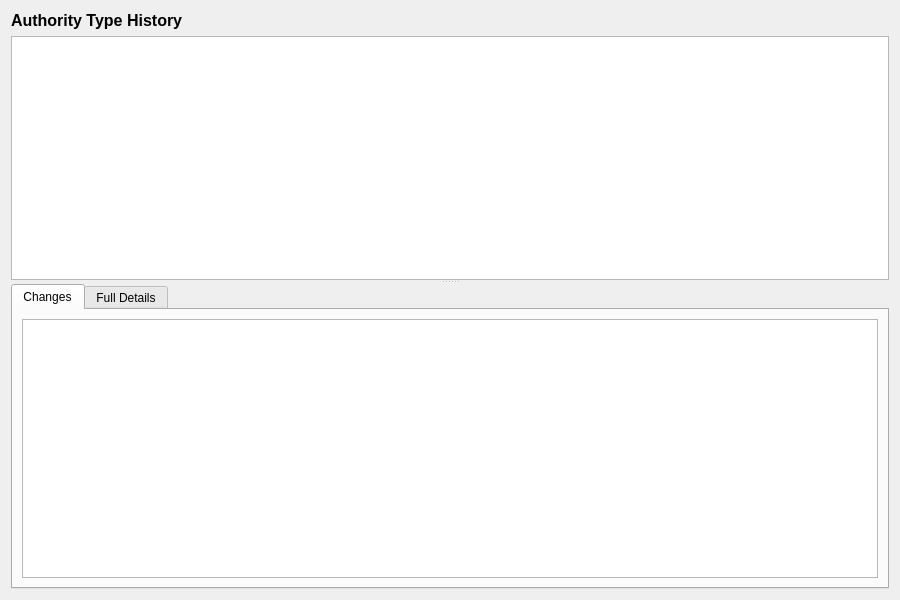
<?xml version="1.0" encoding="UTF-8"?>
<ui version="4.0">
 <class>CodingSchemeAuthorityTypeHistoryDialog</class>
 <widget class="QWidget" name="CodingSchemeAuthorityTypeHistoryDialog">
  <property name="geometry">
   <rect>
    <x>0</x>
    <y>0</y>
    <width>900</width>
    <height>600</height>
   </rect>
  </property>
  <property name="windowTitle">
   <string>Authority Type History</string>
  </property>
  <layout class="QVBoxLayout" name="verticalLayout">
   <item>
    <widget class="QLabel" name="titleLabel">
     <property name="font">
      <font>
       <pointsize>12</pointsize>
       <bold>true</bold>
      </font>
     </property>
     <property name="text">
      <string>Authority Type History</string>
     </property>
    </widget>
   </item>
   <item>
    <widget class="QSplitter" name="splitter">
     <property name="orientation">
      <enum>Qt::Vertical</enum>
     </property>
     <widget class="QTableWidget" name="versionListWidget">
      <property name="minimumHeight">
       <number>150</number>
      </property>
      <property name="maximumHeight">
       <number>250</number>
      </property>
      <property name="alternatingRowColors">
       <bool>true</bool>
      </property>
      <property name="editTriggers">
       <set>QAbstractItemView::NoEditTriggers</set>
      </property>
      <property name="selectionMode">
       <enum>QAbstractItemView::SingleSelection</enum>
      </property>
      <property name="selectionBehavior">
       <enum>QAbstractItemView::SelectRows</enum>
      </property>
     </widget>
     <widget class="QWidget" name="detailWidget">
      <layout class="QVBoxLayout" name="detailLayout">
       <property name="leftMargin">
        <number>0</number>
       </property>
       <property name="topMargin">
        <number>0</number>
       </property>
       <property name="rightMargin">
        <number>0</number>
       </property>
       <property name="bottomMargin">
        <number>0</number>
       </property>
       <item>
        <widget class="QTabWidget" name="tabWidget">
         <property name="currentIndex">
          <number>0</number>
         </property>
         <widget class="QWidget" name="changesTab">
          <attribute name="title">
           <string>Changes</string>
          </attribute>
          <layout class="QVBoxLayout" name="changesTabLayout">
           <item>
            <widget class="QTableWidget" name="changesTableWidget">
             <property name="editTriggers">
              <set>QAbstractItemView::NoEditTriggers</set>
             </property>
             <property name="alternatingRowColors">
              <bool>true</bool>
             </property>
             <property name="selectionMode">
              <enum>QAbstractItemView::SingleSelection</enum>
             </property>
             <property name="selectionBehavior">
              <enum>QAbstractItemView::SelectRows</enum>
             </property>
            </widget>
           </item>
          </layout>
         </widget>
         <widget class="QWidget" name="fullDetailsTab">
          <attribute name="title">
           <string>Full Details</string>
          </attribute>
          <layout class="QVBoxLayout" name="fullDetailsTabLayout">
           <item>
            <widget class="QScrollArea" name="scrollArea">
             <property name="widgetResizable">
              <bool>true</bool>
             </property>
             <widget class="QWidget" name="scrollAreaWidgetContents">
              <layout class="QFormLayout" name="formLayout">
               <item row="0" column="0">
                <widget class="QLabel" name="codeLabel">
                 <property name="text">
                  <string>Code:</string>
                 </property>
                </widget>
               </item>
               <item row="0" column="1">
                <widget class="QLabel" name="codeValue"/>
               </item>
               <item row="1" column="0">
                <widget class="QLabel" name="nameLabel">
                 <property name="text">
                  <string>Name:</string>
                 </property>
                </widget>
               </item>
               <item row="1" column="1">
                <widget class="QLabel" name="nameValue"/>
               </item>
               <item row="2" column="0">
                <widget class="QLabel" name="descriptionLabel">
                 <property name="text">
                  <string>Description:</string>
                 </property>
                </widget>
               </item>
               <item row="2" column="1">
                <widget class="QLabel" name="descriptionValue">
                 <property name="wordWrap">
                  <bool>true</bool>
                 </property>
                </widget>
               </item>
               <item row="3" column="0">
                <widget class="QLabel" name="versionNumberLabel">
                 <property name="text">
                  <string>Version:</string>
                 </property>
                </widget>
               </item>
               <item row="3" column="1">
                <widget class="QLabel" name="versionNumberValue"/>
               </item>
               <item row="4" column="0">
                <widget class="QLabel" name="modifiedByLabel">
                 <property name="text">
                  <string>Modified By:</string>
                 </property>
                </widget>
               </item>
               <item row="4" column="1">
                <widget class="QLabel" name="modifiedByValue"/>
               </item>
               <item row="5" column="0">
                <widget class="QLabel" name="recordedAtLabel">
                 <property name="text">
                  <string>Recorded At:</string>
                 </property>
                </widget>
               </item>
               <item row="5" column="1">
                <widget class="QLabel" name="recordedAtValue"/>
               </item>
               <item row="6" column="0">
                <widget class="QLabel" name="changeCommentaryLabel">
                 <property name="text">
                  <string>Change Commentary:</string>
                 </property>
                </widget>
               </item>
               <item row="6" column="1">
                <widget class="QLabel" name="changeCommentaryValue">
                 <property name="wordWrap">
                  <bool>true</bool>
                 </property>
                </widget>
               </item>
              </layout>
             </widget>
            </widget>
           </item>
          </layout>
         </widget>
        </widget>
       </item>
      </layout>
     </widget>
    </widget>
   </item>
  </layout>
 </widget>
 <resources/>
 <connections/>
</ui>
